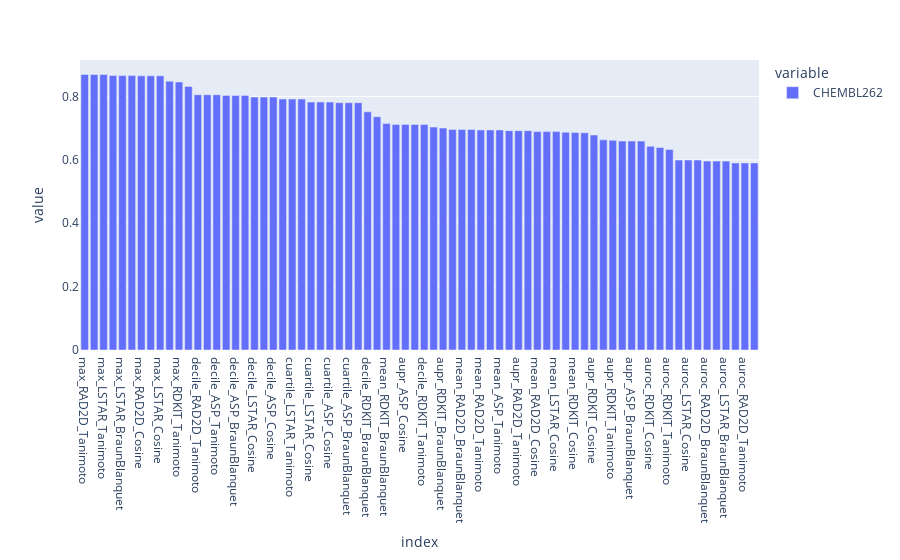

Notebook cell for this chart:
### Code cell
px.bar(grid_auroc.loc["CHEMBL262",:].sort_values(ascending=False))

### Figure 1 — Plotly figure (JSON) as saved in the notebook; plotly's stock layout.template omitted (floating-point values rounded to 4 significant figures)
{"data": [{"alignmentgroup": "True", "hovertemplate": "variable=CHEMBL262<br>index=%{x}<br>value=%{y}<extra></extra>", "legendgroup": "CHEMBL262", "marker": {"color": "#636efa", "pattern": {"shape": ""}}, "name": "CHEMBL262", "offsetgroup": "CHEMBL262", "orientation": "v", "showlegend": true, "textposition": "auto", "type": "bar", "x": ["max_RAD2D_Tanimoto", "max_ASP_Tanimoto", "max_LSTAR_Tanimoto", "max_ASP_BraunBlanquet", "max_LSTAR_BraunBlanquet", "max_RAD2D_BraunBlanquet", "max_RAD2D_Cosine", "max_ASP_Cosine", "max_LSTAR_Cosine", "max_RDKIT_BraunBlanquet", "max_RDKIT_Tanimoto", "max_RDKIT_Cosine", "decile_RAD2D_Tanimoto", "decile_LSTAR_Tanimoto", "decile_ASP_Tanimoto", "decile_RAD2D_BraunBlanquet", "decile_ASP_BraunBlanquet", "decile_LSTAR_BraunBlanquet", "decile_LSTAR_Cosine", "decile_RAD2D_Cosine", "decile_ASP_Cosine", "cuartile_RAD2D_Tanimoto", "cuartile_LSTAR_Tanimoto", "cuartile_ASP_Tanimoto", "cuartile_LSTAR_Cosine", "cuartile_RAD2D_Cosine", "cuartile_ASP_Cosine", "cuartile_LSTAR_BraunBlanquet", "cuartile_ASP_BraunBlanquet", "cuartile_RAD2D_BraunBlanquet", "decile_RDKIT_BraunBlanquet", "cuartile_RDKIT_BraunBlanquet", "mean_RDKIT_BraunBlanquet", "aupr_LSTAR_Cosine", "aupr_ASP_Cosine", "aupr_RAD2D_Cosine", "decile_RDKIT_Tanimoto", "mean_RDKIT_Tanimoto", "aupr_RDKIT_BraunBlanquet", "mean_LSTAR_BraunBlanquet", "mean_RAD2D_BraunBlanquet", "mean_ASP_BraunBlanquet", "mean_RAD2D_Tanimoto", "mean_LSTAR_Tanimoto", "mean_ASP_Tanimoto", "aupr_ASP_Tanimoto", "aupr_RAD2D_Tanimoto", "aupr_LSTAR_Tanimoto", "mean_RAD2D_Cosine", "mean_ASP_Cosine", "mean_LSTAR_Cosine", "decile_RDKIT_Cosine", "mean_RDKIT_Cosine", "cuartile_RDKIT_Tanimoto", "aupr_RDKIT_Cosine", "cuartile_RDKIT_Cosine", "aupr_RDKIT_Tanimoto", "aupr_RAD2D_BraunBlanquet", "aupr_ASP_BraunBlanquet", "aupr_LSTAR_BraunBlanquet", "auroc_RDKIT_Cosine", "auroc_RDKIT_BraunBlanquet", "auroc_RDKIT_Tanimoto", "auroc_ASP_Cosine", "auroc_LSTAR_Cosine", "auroc_RAD2D_Cosine", "auroc_RAD2D_BraunBlanquet", "auroc_ASP_BraunBlanquet", "auroc_LSTAR_BraunBlanquet", "auroc_ASP_Tanimoto", "auroc_RAD2D_Tanimoto", "auroc_LSTAR_Tanimoto"], "xaxis": "x", "y": [0.8693, 0.8693, 0.8693, 0.8659, 0.8659, 0.8659, 0.8651, 0.8651, 0.8651, 0.8483, 0.8456, 0.8314, 0.8054, 0.8054, 0.8054, 0.8034, 0.8034, 0.8034, 0.7981, 0.7981, 0.7981, 0.7919, 0.7919, 0.7919, 0.7825, 0.7825, 0.7825, 0.7804, 0.7804, 0.7804, 0.7515, 0.7362, 0.7146, 0.712, 0.712, 0.712, 0.7118, 0.7033, 0.7003, 0.6959, 0.6959, 0.6959, 0.6944, 0.6944, 0.6944, 0.6921, 0.6921, 0.6921, 0.6892, 0.6892, 0.6892, 0.6871, 0.6862, 0.6855, 0.6783, 0.6633, 0.6618, 0.6592, 0.6592, 0.6592, 0.6428, 0.6389, 0.6326, 0.5994, 0.5994, 0.5994, 0.596, 0.596, 0.596, 0.5902, 0.5902, 0.5902], "yaxis": "y"}], "layout": {"barmode": "relative", "legend": {"title": {"text": "variable"}, "tracegroupgap": 0}, "margin": {"t": 60}, "xaxis": {"anchor": "y", "domain": [0, 1], "title": {"text": "index"}}, "yaxis": {"anchor": "x", "domain": [0, 1], "title": {"text": "value"}}}}
